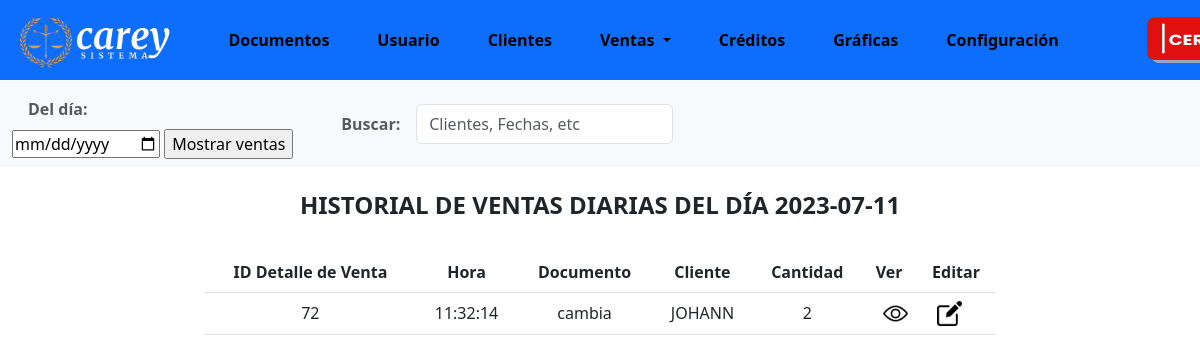
Screenshot of /index.php?module=ventasDiarias (signed in) with the database file from the repository.
### tables this page shows
CREATE TABLE `ventas` (
  `id_ventas` int(11) NOT NULL,
  `total_venta` float NOT NULL,
  `hora` datetime NOT NULL,
  `fecha` datetime NOT NULL,
  `credito_id` int(11) NOT NULL,
  `usuarios_id` int(11) NOT NULL
);

CREATE TABLE `informacion_venta` (
  `id_informacion_venta` int(11) NOT NULL,
  `cantidad` int(11) NOT NULL,
  `sub_total` float NOT NULL,
  `documentos_id` int(11) NOT NULL,
  `ventas_id` int(11) NOT NULL
);

CREATE TABLE `documentos` (
  `id_articulo_documetos` int(11) NOT NULL,
  `nombre` varchar(30) NOT NULL,
  `precio_costo` float NOT NULL,
  `precio_venta` float NOT NULL,
  `descripcion` varchar(100) NOT NULL,
  `tipo` varchar(15) NOT NULL
);

CREATE TABLE `cliente` (
  `id_cliente` int(11) NOT NULL,
  `nombre_cliente` varchar(40) NOT NULL,
  `telefono_cliente` varchar(13) NOT NULL,
  `nombre_negocio` varchar(45) NOT NULL,
  `municipio` varchar(60) NOT NULL,
  `estado` varchar(60) NOT NULL,
  `pais` varchar(50) NOT NULL
);

### modules/moduloVentas/fechaDiaria.php (called while the page is built, shortened)
<?php
  $fecha = date('Y-m-d');
?>

### controller/php/CRUD.php (called while the page is built, shortened)
<?php
function Consulta($query) {
    $conexion = obtenerConexion();
    $resultado = mysqli_query($conexion, $query);
    $resultadosArray = array();
    while ($fila = mysqli_fetch_assoc($resultado)) {
        $resultadosArray[] = $fila;
    }
    return $resultadosArray;
}
?>

### modules/moduloVentas/ventasDiarias.php (shortened to what this page needs)
<div class="contenido-do row">
  <br><br>
  <div class="container col-8 text-center">
    <br>
    <h4 class="text-center"><strong>HISTORIAL DE VENTAS DIARIAS DEL DÍA <?php echo "$fecha";?></strong></h4>
    <br>
    <table class="table table-hover" id="tablaVentasDiarias">
      <thead>
        <tr>
          <th scope="col">ID Detalle de Venta</th>
          <th scope="col">Hora</th>
          <th scope="col">Documento</th>
          <th scope="col">Cliente</th>
          <th scope="col">Cantidad</th>
          <th scope="col">Ver</th>
          <th scope="col">Editar</th>
        </tr>
      </thead>
      <tbody>
        <?php
          include("modules/moduloVentas/fechaDiaria.php");
          $SQL = "SELECT v.id_ventas, v.hora, v.fecha, v.total_venta, c.nombre_cliente, u.nombre_completo, iv.id_informacion_venta, iv.cantidad, iv.sub_total, d.nombre, d.precio_venta, d.tipo FROM ventas v JOIN creditos cr ON v.credito_id = cr.id_creditos JOIN cliente c ON cr.cliente_id = c.id_cliente JOIN usuarios u ON v.usuarios_id = u.id_usuarios JOIN informacion_venta iv ON v.id_ventas = iv.ventas_id JOIN documentos d ON iv.documentos_id = d.id_articulo_documetos WHERE DATE(v.fecha) = '$fecha' ORDER BY v.fecha DESC";
          $resultado = Consulta($SQL);
          foreach ($resultado as $fila) {
        ?>
        <form action="#" method="POST">
          <tr>
            <td><?php echo $fila['id_informacion_venta'];?></td>
            <td><?php echo date_format(new DateTime($fila['hora']), 'H:i:s');?></td>
            <td><?php echo $fila['nombre'];?></td>
            <td><?php echo $fila['nombre_cliente'];?></td>
            <td><?php echo $fila['cantidad'];?></td>
            <td>
              <button type="button" class="btn" data-bs-toggle="modal"
                data-bs-target="#modalVentasDiarias<?php echo $fila['id_informacion_venta'];?>" style="width: 25px; height: 25px; display: flex; align-items: center;">
                <img src="assets/image/view.png" width="25" height="25">
              </button>
            </td>
            <td>
              <button type="button" class="btn" data-bs-toggle="modal"
                data-bs-target="#modalEditVenta<?php echo $fila['id_informacion_venta'];?>" style="width: 25px; height: 25px; display: flex; align-items: center;">
                <img src="assets/image/edit.png" width="25" height="25">
              </button>
            </td>
          </tr>
        </form>
        <?php
        }
        ?>
      </tbody>
    </table>
  </div>
</div>

### css/EstilosBoton.css (style rules this page uses)
.container { width: 100%; }

### rows the page displays
ventas: informacion_venta.id_informacion_venta "72", hora "11:32:14", documentos.nombre "cambia", cliente.nombre_cliente "JOHANN", informacion_venta.cantidad "2"

### other values shown
$fecha "2023-07-11"
